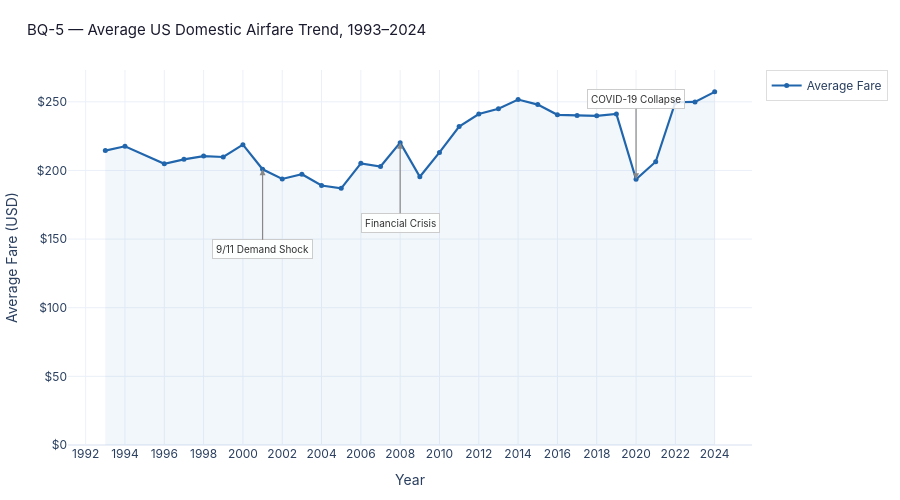

The cell this chart's notebook holds for it:
### Markdown cell above
### EDA V — Long-Run Fare Trend (1993–2024)
**BQ-5: What does the 30-year fare trend reveal about structural pricing shifts?**

### Code cell
fare_trend = df.groupby('year')['average_fare'].mean().reset_index()

fig = go.Figure()

# Area fill underneath the line (C_LIGHT at low opacity)
fig.add_trace(go.Scatter(
    x=fare_trend['year'], y=fare_trend['average_fare'],
    fill='tozeroy',
    fillcolor='rgba(78, 143, 199, 0.07)',
    line=dict(color='rgba(0,0,0,0)'),
    showlegend=False, hoverinfo='skip',
))

# Main trend line
fig.add_trace(go.Scatter(
    x=fare_trend['year'], y=fare_trend['average_fare'],
    name='Average Fare',
    mode='lines+markers',
    line=dict(color=C_LINE, width=2.2),
    marker=dict(size=5, color=C_LINE),
    hovertemplate='<b>%{x}</b><br>Avg fare: $%{y:.0f}<extra></extra>',
))

# Structural event annotations — placed above or below with enough standoff
# so arrows are visible and text never overlaps the line
events = [
    (2001, '9/11 Demand Shock',   80,  'bottom'),
    (2008, 'Financial Crisis',    80,  'bottom'),
    (2020, 'COVID-19 Collapse',  -80,  'top'),
]
for yr, label, ay, align in events:
    y_val = fare_trend.loc[fare_trend['year'] == yr, 'average_fare']
    if not y_val.empty:
        fig.add_annotation(
            x=yr, y=float(y_val.values[0]),
            text=label,
            showarrow=True, arrowhead=2, arrowwidth=1.2, arrowcolor='#888',
            ay=ay, ax=0,
            font=dict(size=10, color='#333333'),
            bgcolor='rgba(255,255,255,0.85)',
            bordercolor='#cccccc', borderwidth=1, borderpad=3,
        )

fig = plotly_style(fig,
    title='BQ-5 — Average US Domestic Airfare Trend, 1993–2024',
    xtitle='Year',
    ytitle='Average Fare (USD)',
    height=500,
)
fig.update_yaxes(tickprefix='$', rangemode='tozero')
fig.update_xaxes(dtick=2)
fig.show()

### Figure 1 — Plotly figure (JSON) as saved in the notebook; plotly's stock layout.template omitted (floating-point values rounded to 4 significant figures)
{"data": [{"fill": "tozeroy", "fillcolor": "rgba(78, 143, 199, 0.07)", "hoverinfo": "skip", "line": {"color": "rgba(0,0,0,0)"}, "showlegend": false, "type": "scatter", "x": [1993, 1994, 1996, 1997, 1998, 1999, 2000, 2001, 2002, 2003, 2004, 2005, 2006, 2007, 2008, 2009, 2010, 2011, 2012, 2013, 2014, 2015, 2016, 2017, 2018, 2019, 2020, 2021, 2022, 2023, 2024], "y": [214.5, 217.6, 204.9, 208.1, 210.5, 209.8, 218.8, 200.9, 193.8, 197.3, 189.0, 187.0, 205.2, 202.9, 220.3, 195.4, 213.1, 232.0, 241.1, 244.9, 251.7, 248.0, 240.6, 240.1, 239.8, 241.2, 193.6, 206.3, 249.7, 249.9, 257.2]}, {"hovertemplate": "<b>%{x}</b><br>Avg fare: $%{y:.0f}<extra></extra>", "line": {"color": "#2166ac", "width": 2.2}, "marker": {"color": "#2166ac", "size": 5}, "mode": "lines+markers", "name": "Average Fare", "type": "scatter", "x": [1993, 1994, 1996, 1997, 1998, 1999, 2000, 2001, 2002, 2003, 2004, 2005, 2006, 2007, 2008, 2009, 2010, 2011, 2012, 2013, 2014, 2015, 2016, 2017, 2018, 2019, 2020, 2021, 2022, 2023, 2024], "y": [214.5, 217.6, 204.9, 208.1, 210.5, 209.8, 218.8, 200.9, 193.8, 197.3, 189.0, 187.0, 205.2, 202.9, 220.3, 195.4, 213.1, 232.0, 241.1, 244.9, 251.7, 248.0, 240.6, 240.1, 239.8, 241.2, 193.6, 206.3, 249.7, 249.9, 257.2]}], "layout": {"annotations": [{"arrowcolor": "#888", "arrowhead": 2, "arrowwidth": 1.2, "ax": 0, "ay": 80, "bgcolor": "rgba(255,255,255,0.85)", "bordercolor": "#cccccc", "borderpad": 3, "borderwidth": 1, "font": {"color": "#333333", "size": 10}, "showarrow": true, "text": "9/11 Demand Shock", "x": 2001, "y": 200.9}, {"arrowcolor": "#888", "arrowhead": 2, "arrowwidth": 1.2, "ax": 0, "ay": 80, "bgcolor": "rgba(255,255,255,0.85)", "bordercolor": "#cccccc", "borderpad": 3, "borderwidth": 1, "font": {"color": "#333333", "size": 10}, "showarrow": true, "text": "Financial Crisis", "x": 2008, "y": 220.3}, {"arrowcolor": "#888", "arrowhead": 2, "arrowwidth": 1.2, "ax": 0, "ay": -80, "bgcolor": "rgba(255,255,255,0.85)", "bordercolor": "#cccccc", "borderpad": 3, "borderwidth": 1, "font": {"color": "#333333", "size": 10}, "showarrow": true, "text": "COVID-19 Collapse", "x": 2020, "y": 193.6}], "font": {"family": "Inter, Arial, sans-serif", "size": 12}, "height": 500, "hoverlabel": {"bgcolor": "white", "font": {"family": "Inter, Arial, sans-serif", "size": 12}}, "legend": {"bgcolor": "rgba(255,255,255,0.9)", "bordercolor": "#dddddd", "borderwidth": 1}, "margin": {"b": 55, "l": 65, "r": 30, "t": 70}, "title": {"font": {"color": "#1a1a2e", "family": "Inter, Arial, sans-serif", "size": 15}, "text": "BQ-5 — Average US Domestic Airfare Trend, 1993–2024", "x": 0.03}, "xaxis": {"dtick": 2, "title": {"text": "Year"}}, "yaxis": {"rangemode": "tozero", "tickprefix": "$", "title": {"text": "Average Fare (USD)"}}}}
